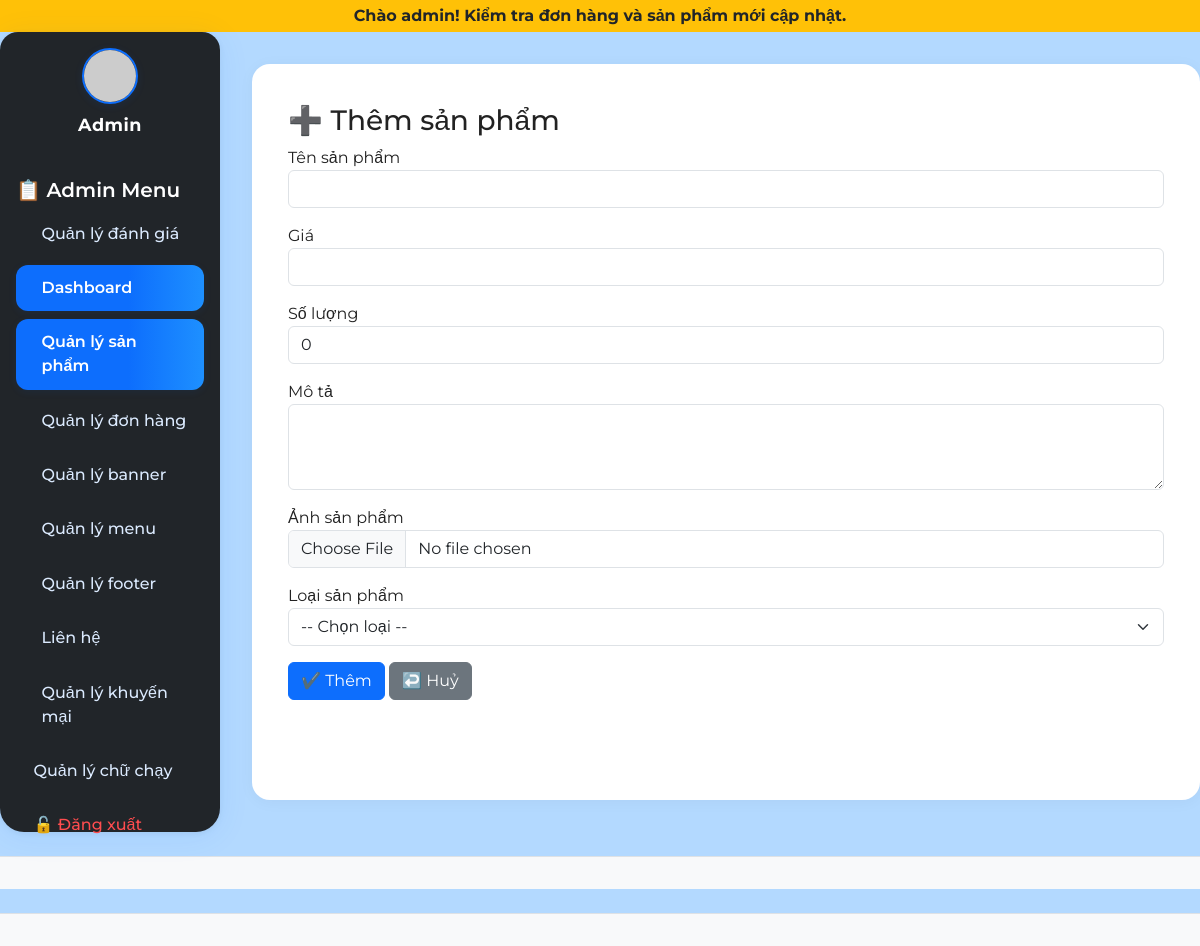
Screenshot of /admin/index.php?page=product_add (signed in) with the database file from the repository.
### tables this page shows
CREATE TABLE `marquee` (
  `id` int(11) NOT NULL,
  `noidung` text NOT NULL,
  `trangthai` tinyint(4) DEFAULT 1,
  `vaitro` enum('admin','user') DEFAULT 'user',
  `ngaytao` datetime NOT NULL DEFAULT current_timestamp()
);

CREATE TABLE `menu_content` (
  `id` int(11) NOT NULL,
  `label` varchar(255) NOT NULL,
  `url` varchar(255) NOT NULL,
  `icon` varchar(64) DEFAULT NULL,
  `position` int(11) DEFAULT 0,
  `type` varchar(20) NOT NULL DEFAULT 'user',
  `parent_id` int(11) DEFAULT NULL
);

### admin/views/product/add.php (the view, shortened to what this page needs)
<div class="container mt-3">
  <h3>➕ Thêm sản phẩm</h3>
  <form method="post" enctype="multipart/form-data">
    <div class="mb-3">
      <label>Tên sản phẩm</label>
      <input type="text" name="tensp" class="form-control" required>
    </div>
    <div class="mb-3">
      <label>Giá</label>
      <input type="number" name="dongia" class="form-control" required>
    </div>
    <div class="mb-3">
      <label>Số lượng</label>
      <input type="number" name="soluong" class="form-control" min="0" value="0" required>
    </div>
    <div class="mb-3">
      <label>Mô tả</label>
      <textarea name="mota" class="form-control" rows="3"></textarea>
    </div>
    <div class="mb-3">
      <label>Ảnh sản phẩm</label>
      <input type="file" name="image" class="form-control" required>
    </div>
    <div class="mb-3">
      <label>Loại sản phẩm</label>
      <select name="maloai" id="maloai-select" class="form-select" required>
        <option value="">-- Chọn loại --</option>
      </select>
    </div>
    <button type="submit" class="btn btn-primary">✔️ Thêm</button>
    <a href="index.php" class="btn btn-secondary">↩️ Huỷ</a>
  </form>
</div>
<?php include(__DIR__ . '/../layout/footer.php'); ?>

### admin/views/layout/header.php (shortened to what this page needs)
<!DOCTYPE html>
<html lang="vi">
<head>
  <link href="https://cdn.jsdelivr.net/npm/bootstrap@5.3.0/dist/css/bootstrap.min.css" rel="stylesheet">
  <link rel="stylesheet" href="../public/assets/css/admin.css">
</head>
<body>
<?php
include __DIR__ . '/../../../config/db.php';
$query = "SELECT * FROM marquee WHERE trangthai = 1 AND vaitro = 'admin' ORDER BY id DESC LIMIT 1";
$marquees = mysqli_query($conn, $query);
if ($row = mysqli_fetch_assoc($marquees)) {
  echo '<div class="bg-warning text-dark py-1 text-center fw-bold">';
  echo '<marquee behavior="scroll" direction="left">' . htmlspecialchars($row['noidung']) . '</marquee>';
  echo '</div>';
}

### admin/views/layout/sidebar.php (shortened to what this page needs)
<div class="d-flex">
  <nav class="bg-dark text-white p-3" style="width: 220px; height: 100vh;">
    <div class="admin-avatar">
      <img src="https://ui-avatars.com/api/?name=Admin&background=0d6efd&color=fff&size=128" alt="Admin Avatar">
      <div class="admin-name">Admin</div>
    </div>
    <h5 style="font-weight:600; color:#fff;">📋 Admin Menu</h5>
    <ul class="nav flex-column">
      <li class="nav-item">
        <a class="nav-link text-white" href="index.php?page=danhgia_admin">
          <i class="bi bi-star-fill text-warning"></i> Quản lý đánh giá
        </a>
      </li>
      <?php
      include __DIR__ . '/../../../config/db.php';
      $menu_type = 'admin';
      $menu_sql = "SELECT * FROM menu_content WHERE type='$menu_type' ORDER BY position ASC, id ASC";
      $menu_result = mysqli_query($conn, $menu_sql);
      $menus = [];
      while ($m = mysqli_fetch_assoc($menu_result)) $menus[] = $m;
      function buildMenuTreeSidebar($menus, $parent_id = null) {
          $branch = [];
          foreach ($menus as $menu) {
              if ($menu['parent_id'] == $parent_id) {
                  $children = buildMenuTreeSidebar($menus, $menu['id']);
                  $branch[] = $menu;
              }
          }
          return $branch;
      }
      $menu_tree = buildMenuTreeSidebar($menus);
      foreach ($menu_tree as $menu):
          if (!empty($menu['children'])): ?>
              <li class="nav-item dropdown">
                <a class="nav-link text-white dropdown-toggle" href="<?php echo htmlspecialchars($menu['url']); ?>" id="sidebar-menu-<?php echo $menu['id']; ?>" role="button" data-bs-toggle="dropdown" aria-expanded="false">
                  <?php if ($menu['icon']): ?><i class="<?php echo htmlspecialchars($menu['icon']); ?>"></i> <?php endif; ?>
                  <?php echo htmlspecialchars($menu['label']); ?>
                </a>
                <ul class="dropdown-menu bg-dark border-0" aria-labelledby="sidebar-menu-<?php echo $menu['id']; ?>">
                  <?php foreach ($menu['children'] as $child): ?>
                    <li>
                      <a class="dropdown-item text-white bg-dark" href="<?php echo htmlspecialchars($child['url']); ?>">
                        <?php if ($child['icon']): ?><i class="<?php echo htmlspecialchars($child['icon']); ?>"></i> <?php endif; ?>
                        <?php echo htmlspecialchars($child['label']); ?>
                      </a>
                    </li>
                  <?php endforeach; ?>
                </ul>
              </li>
          <?php else: ?>
              <li class="nav-item">
                <a class="nav-link text-white" href="<?php echo htmlspecialchars($menu['url']); ?>">
                  <?php echo htmlspecialchars($menu['label']); ?>
                </a>
              </li>
          <?php endif;
      endforeach;
      ?>
      <li class="nav-item">
        <a class="nav-link text-danger" href="logout.php">🔓 Đăng xuất</a>
      </li>
    </ul>
  </nav>
  <main class="p-4" style="flex-grow: 1;">

### public/assets/css/admin.css (style rules this page uses)
body { font-family: 'Montserrat', 'Roboto', Arial, sans-serif; background: #b3d9ff; color: #222; font-size: 16px; }
nav.bg-dark { border-radius: 18px 18px 24px 24px; box-shadow: 0 4px 32px rgba(13,110,253,0.08), 0 1.5px 6px rgba(0,0,0,0.06); min-height: 100vh; min-width: 220px; padding-top: 2.5rem; position: relative; transition: all .2s; }
.admin-avatar { display: flex; align-items: center; margin-bottom: 2.5rem; flex-direction: column; }
.admin-avatar img { width: 56px; height: 56px; border-radius: 50%; object-fit: cover; margin-bottom: 0.5rem; border: 2.5px solid #0d6efd; box-shadow: 0 2px 8px rgba(13,110,253,0.10); }
.admin-avatar .admin-name { font-weight: 700; color: #fff; font-size: 1.1rem; letter-spacing: 0.5px; }
.nav.flex-column .nav-item { margin-bottom: 0.5rem; }
.nav-link { color: #dbeafe !important; font-weight: 500; border-radius: 12px; padding: 0.7em 1.1em; transition: background .16s, color .16s; display: flex; align-items: center; gap: 8px; }
.nav-link.active, .nav-link:focus, .nav-link:hover { background: linear-gradient(90deg, #0d6efd 60%, #1e90ff 100%); color: #fff !important; box-shadow: 0 2px 8px rgba(13,110,253,0.08); font-weight: 600; }
.nav-link.text-danger { background: none !important; color: #ff4d4f !important; }
main.p-4 { background: #fff; border-radius: 18px; box-shadow: 0 2px 16px rgba(0,0,0,0.04); margin: 2rem 0 2rem 2rem; min-height: 90vh; }

### rows the page displays
marquee: noidung "Chào admin! Kiểm tra đơn hàng và sản phẩm mới cập nhật."
menu_content: label "Dashboard"
menu_content: label "Quản lý sản phẩm"
menu_content: label "Quản lý đơn hàng"
menu_content: label "Quản lý banner"
menu_content: label "Quản lý menu"
menu_content: label "Quản lý footer"
menu_content: label "Liên hệ"
menu_content: label "Quản lý khuyến mại"
menu_content: label "Quản lý chữ chạy"
